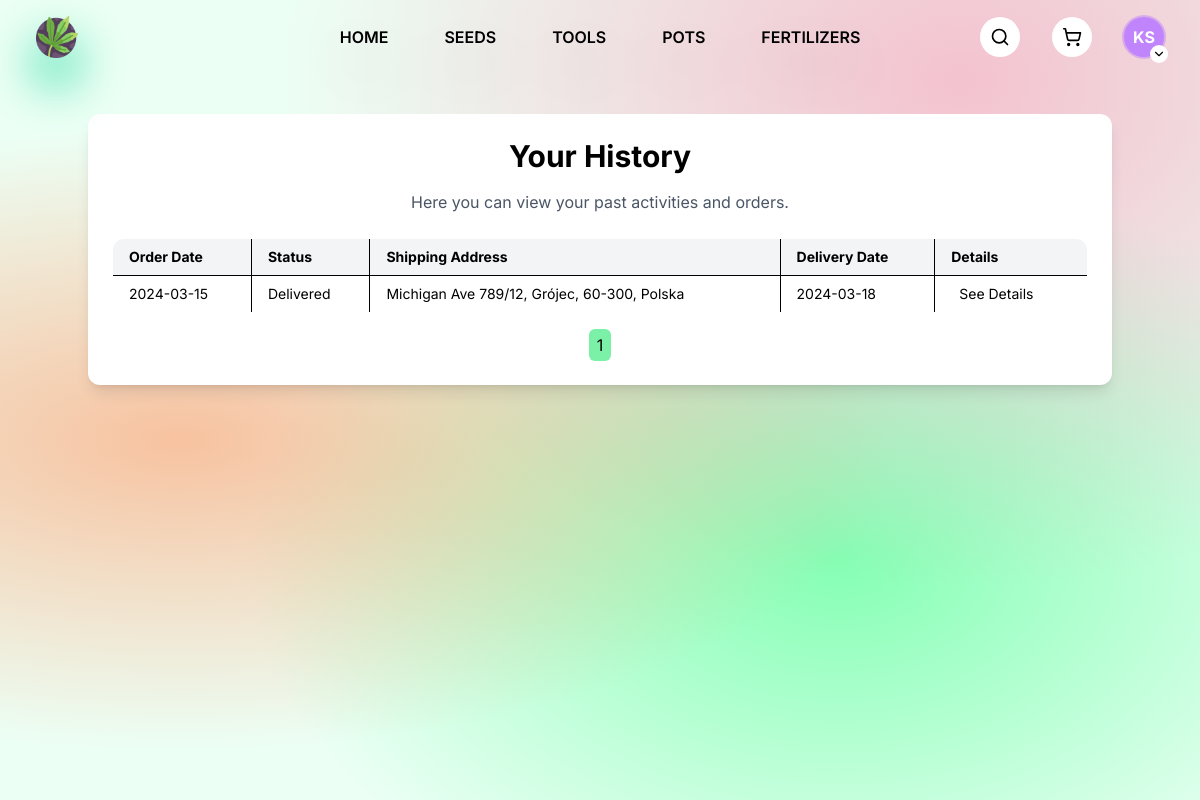
The app's page /pages/history/index.php?type=list&page=1 (signed in) with its own data.
### tables this page shows
CREATE TABLE orders (
  order_id         INT     PRIMARY KEY AUTO_INCREMENT,
  user_id          INT     NOT NULL,
  order_address_id INT     NOT NULL,
  delivered        BOOLEAN NOT NULL    DEFAULT FALSE,
  order_date       DATE    NOT NULL,
  delivery_date    DATE        NULL,

  FOREIGN KEY (user_id) REFERENCES users(user_id) ON DELETE CASCADE,
  FOREIGN KEY (order_address_id) REFERENCES order_addresses(order_address_id) ON DELETE CASCADE
);

CREATE TABLE order_addresses (
  order_address_id INT          PRIMARY KEY AUTO_INCREMENT,
  country          VARCHAR(100) NOT NULL,
  city             VARCHAR(100) NOT NULL,
  street           VARCHAR(100) NOT NULL,
  building_number  VARCHAR(10)  NOT NULL,
  apartment_number VARCHAR(10)      NULL,
   
  postal_code      CHAR(6)      NOT NULL,
  user_id          INT          NOT NULL,

  FOREIGN KEY (user_id) REFERENCES users(user_id) ON DELETE CASCADE
);

### pages/history/index.php (the view, shortened to what this page needs)
<?php
require_once __DIR__ . '/../../php/db.php';
$user = null;
if (isset($_SESSION['user_id'])) {
    $user_id = $_SESSION['user_id'];
    $stmt = $db_o->prepare("SELECT * FROM users WHERE user_id = ?");
    $stmt->bind_param("i", $user_id);
    $stmt->execute();
    $result = $stmt->get_result();
    if ($result->num_rows > 0) {
        $user = $result->fetch_assoc();
    }
}
if (isset($_GET['page']) && is_numeric($_GET['page'])) {
    $pg = (int)$_GET['page'];
    $offset = ($pg - 1) * 10;
} else {
    $pg = 1;
}
$stmt = $db_o->prepare('SELECT orders.order_date, IF(orders.delivered = 1, "Delivered", "Not Delivered"), order_addresses.street, order_addresses.building_number, order_addresses.apartment_number, order_addresses.city, order_addresses.postal_code, order_addresses.country, IF(orders.delivery_date IS NOT NULL, orders.delivery_date, "On The Way") as "status_dostawy", orders.order_id from orders inner join order_addresses on orders.order_address_id = order_addresses.order_address_id WHERE orders.user_id = ? ORDER BY orders.order_date DESC LIMIT 10 OFFSET ?');
$stmt->bind_param('ii', $user['user_id'], $offset);
$stmt->execute();
$result = $stmt->get_result();
?>
<!DOCTYPE html>
<html lang="en">
<head>
    <link rel="stylesheet" href="./styles.css" />
    <script src="https://unpkg.com/@tailwindcss/browser@4.1.7"></script>
</head>
<body class="font-[Inter]">
    <div class="relative h-dvh">
        <div class="primary-radial-background absolute inset-0 -z-[1]"></div>
        <nav class="px-[3vw] py-4 grid place-items-center grid-cols-3">
            <div class="justify-self-start">
                <a href="../home/index.php" class="drop-shadow-2xl drop-shadow-emerald-400 transition duration-200 hover:drop-shadow-lime-400">
                    <img src="../../public/images/icon.png" alt="growzone icon" width="42" />
                </a>
            </div>
            <div class="justify-self-center flex gap-10 font-semibold uppercase drop-shadow-2xl">
                <a href="../home/index.php" class="hover:text-white transition-colors rounded-lg hover:bg-black px-2 py-1">Home</a>
                <a href="../search/index.php?category=seeds" class="hover:text-white transition-colors rounded-lg hover:bg-black px-2 py-1">Seeds</a>
                <a href="../search/index.php?category=tools" class="hover:text-white transition-colors rounded-lg hover:bg-black px-2 py-1">Tools</a>
                <a href="../search/index.php?category=pots" class="hover:text-white transition-colors rounded-lg hover:bg-black px-2 py-1">Pots</a>
                <a href="../search/index.php?category=fertilizers" class="hover:text-white transition-colors rounded-lg hover:bg-black px-2 py-1">Fertilizers</a>
            </div>
            <div class="justify-self-end flex gap-8">
                <a href="../search/index.php" class="size-10 p-2.5 grid place-items-center bg-white rounded-full cursor-pointer transition hover:bg-black hover:*:stroke-white">
                    <i data-lucide="search" class="size-full transition"></i>
                </a>
                <a href="../cart/index.php" class="size-10 p-2.5 grid place-items-center bg-white rounded-full cursor-pointer transition hover:bg-black hover:*:stroke-white">
                    <i data-lucide="shopping-cart" class="size-full transition"></i>
                </a>
                <div class="relative group">
                    <button class="size-10 cursor-pointer relative">
                        <span class="avatar [--primary:var(--color-neutral-300)] bg-[var(--primary)] ring-2 ring-[var(--primary)]/50 animate-pulse font-bold text-white size-full rounded-full grid place-items-center" data-first-name="<?= htmlspecialchars($user['first_name']) ?>" data-last-name="<?= htmlspecialchars($user['last_name']) ?>">-</span>
                        <div class="absolute bg-white p-0.5 rounded-full grid place-items-center -bottom-1.5 -right-1">
                            <i data-lucide="chevron-down" class="size-[14px]"></i>
                        </div>
                    </button>
                </div>
            </div>
        </nav>
    <?php if($result->num_rows == 0) : ?>
        <div class="flex justify-center items-center mt-10 px-4">
            <div class="bg-white rounded-xl shadow-lg p-6 w-full max-w-5xl">
                <h1 class="text-3xl font-bold text-center mb-4">Your History</h1>
                <p class="text-center text-gray-600 mb-6">You have no orders.</p>
            </div>
        </div>
    <?php elseif(isset($_GET['type']) && $_GET['type'] == 'list' && $result->num_rows > 0) : ?>
    <div class="flex justify-center items-center mt-10 px-4">
        <div class="bg-white rounded-xl shadow-lg p-6 w-full max-w-5xl">
            <h1 class="text-3xl font-bold text-center mb-4">Your History</h1>
            <p class="text-center text-gray-600 mb-6">Here you can view your past activities and orders.</p>
            <div class="overflow-x-auto">
                <table class="table-auto w-full border border-neutral-700 text-sm text-left rounded-xl overflow-hidden">
                    <thead class="bg-gray-100">
                        <tr>
                            <th class="border border-black px-4 py-2">Order Date</th>
                            <th class="border border-black px-4 py-2">Status</th>
                            <th class="border border-black px-4 py-2">Shipping Address</th>
                            <th class="border border-black px-4 py-2">Delivery Date</th>
                            <th class="border border-black px-4 py-2">Details</th>
                        </tr>
                    </thead>
                    <tbody>
                        <?php
                        while ($row = $result->fetch_row()) {
                            echo '<tr>';
                            echo '<td class="border border-black px-4 py-2">' . htmlspecialchars($row[0]) . '</td>';
                            echo '<td class="border border-black px-4 py-2">' . htmlspecialchars($row[1]) . '</td>';
                            echo '<td class="border border-black px-4 py-2">' .
                                htmlspecialchars($row[2]) . ' ' . htmlspecialchars($row[3]) .
                                (isset($row[4]) ? '/' . htmlspecialchars($row[4]) : '') . ', ' .
                                htmlspecialchars($row[5]) . ', ' . htmlspecialchars($row[6]) . ', ' . htmlspecialchars($row[7]) .
                                '</td>';
                            echo '<td class="border border-black px-4 py-2">' . htmlspecialchars($row[8]) . '</td>';
                            echo '<td class="border border-black px-4 py-2"><a href="index.php?type=details&dtid=' . $row[9] . '" class="hover:text-black transition-colors rounded-lg hover:bg-gray-200 px-2 py-1">See Details</a></td>';
                            echo '</tr>';
                        }
                        ?>
                    </tbody>
                </table>
            </div>
            <div class="mt-4 flex justify-center">
                <?php
                $stmt = $db_o->prepare('SELECT COUNT(*) FROM orders WHERE user_id = ?');
                $stmt->bind_param('i', $user['user_id']);
                $stmt->execute();
                $count_result = $stmt->get_result();
                $total_orders = $count_result->fetch_row()[0];
                $total_pages = ceil($total_orders / 10);
                for ($i = 1; $i <= $total_pages; $i++) {
                    if ($i == $pg) {
                        echo '<span class="px-2 py-1 bg-green-300 rounded-md">' . $i . '</span> ';
                    } else {
                        echo '<a href="index.php?type=list&page=' . $i . '" class="px-2 py-1 bg-gray-200 rounded-md hover:bg-gray-300 transition">' . $i . '</a> ';
                    }
                }
                ?>
            </div>
        </div>
    <?php endif; ?>
</body>
</html>

### pages/history/styles.css (style rules this page uses)
.primary-radial-background { background: hsl(150 100% 96.2%); background-image: radial-gradient( at 80% 10%, hsla(341 100% 70.2% / 0.4) 0, transparent 50% ), radial-gradient(at 15% 55%, hsla(20 100% 70.2% / 0.6) 0, transparent 50%), radial-gradient(at 70% 70%, hsla(143 100% 70.2% / 0.78) 0, transparent 50%); }

### records on screen
orders: order_date "2024-03-15", row "Delivered", order_address.street "Michigan Ave", order_address.building_number "789", order_address.apartment_number "12", order_address.city "Grójec", order_address.postal_code "60-300", order_address.country "Polska", row "2024-03-18"
